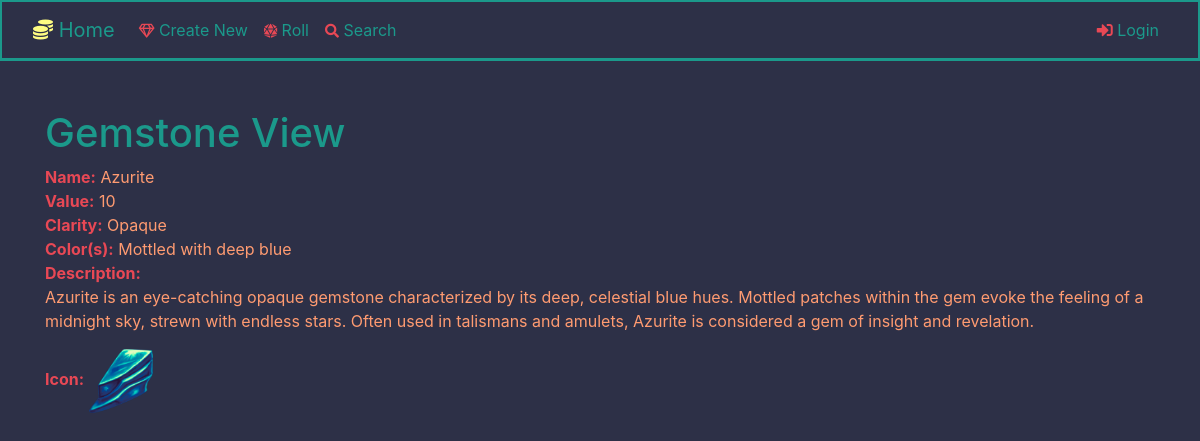
The page /treasure/gemstone/view/297/ on the database its author committed.
### treasure/models.py (models this page shows, shortened)
class Gemstone(models.Model):
    name             = models.CharField(max_length=128)
    value            = models.IntegerField(validators=[MinValueValidator(1), MaxValueValidator(1_000_000)])
    clarity          = models.ForeignKey(
        GemstoneClarity,
        related_name='gemstones',
        on_delete=models.SET_DEFAULT,
        default=1
    )
    color            = models.CharField(max_length=128, blank=True, verbose_name='Color(s)')
    description      = models.TextField(max_length=1024)
    icon             = models.ForeignKey(
        GemstoneIcon,
        related_name='gemstones',
        on_delete=models.SET_DEFAULT,
        default=1
    )
    objects = GemstoneManager()

class GemstoneClarity(models.Model):
    class Meta:
        verbose_name_plural = 'Gemstone clarities'
    name = models.CharField(max_length=128)
    def __str__(self):
        return self.name

class GemstoneIcon(models.Model):
    name             = models.CharField(max_length=128)
    image            = models.ImageField(
        upload_to='gemstone-icons',
        max_length=128,
        height_field='height',
        width_field='width'
    )
    width            = models.PositiveIntegerField()
    height           = models.PositiveIntegerField()
    file_hash        = models.CharField(max_length=32, unique=True)

### treasure/views.py (the view)
# urls.py: path("gemstone/view/<int:gemstone_id>/", views.gemstone_view, name="gemstone_view"),
def gemstone_view(request, gemstone_id):
    gemstone = get_object_or_404(models.Gemstone, pk=gemstone_id)
    return render(request, 'treasure/gemstone-view.html', {'gemstone': gemstone})

### treasure/templates/treasure/gemstone-view.html (shortened to what this page needs)
{% extends 'base.html' %}
{% load humanize %}
{% block content %}
    <h1>Gemstone View</h1>
        <div>
            <strong>Name:</strong> {{ gemstone.name|capfirst }}
        </div>
        <div>
            <strong>Value:</strong> {{ gemstone.value|intcomma }}
        </div>
        <div>
            <strong>Clarity:</strong> {{ gemstone.clarity|capfirst }}
        </div>
        <div>
            <strong>Color(s):</strong> {{ gemstone.color|capfirst }}
        </div>
        <div>
            <strong>Description:</strong>
            <p>
                {{ gemstone.description }}
            </p>
        </div>
        <div>
            <strong>Icon:</strong>
            <img src="{{ gemstone.icon.image.url }}" width="64" height="64" alt="{{ gemstone.name }} icon">
        </div>
        <br>
{% endblock %}

### templates/base.html (shortened to what this page needs)
<!DOCTYPE html>
<html lang="en-us">
<head>
    {% load static %}
    <link rel="stylesheet" href="https://stackpath.bootstrapcdn.com/bootstrap/4.5.2/css/bootstrap.min.css">
    <link rel="stylesheet" href="https://cdnjs.cloudflare.com/ajax/libs/font-awesome/5.15.1/css/all.min.css">
    <link rel="stylesheet" href="{% static 'css/landing.css' %}">
</head>
{% block body %}
    <body hx-headers='{"X-CSRFToken": "{{ csrf_token }}"}'>
    {% block navbar %}
        {% include 'navbar.html' %}
    {% endblock %}
    <div class="container">
        {% block content %}{% endblock %}
    </div>
</body>
{% endblock %}
</html>

### templates/navbar.html (shortened to what this page needs)
<div>
    <nav class="navbar navbar-expand-md custom-navbar mb-5">
        <div class="container-fluid">
            <a class="navbar-brand custom-navbar-brand {% if request.resolver_match.url_name == 'gemstone_index' %}custom-active{% endif %}" href="{% url 'treasure:gemstone_index' %}">
                <i class="fas fa-coins icon-yellow"></i> Home
            </a>
            <div class="collapse navbar-collapse" id="myNavbar">
                <ul class="navbar-nav mr-auto">
                    <li class="nav-item {% if request.resolver_match.url_name == 'gemstone_create' %}custom-active{% endif %}">
                        <a class="nav-link custom-nav-link" href="{% url 'treasure:gemstone_create' %}">
                            <i class="far fa-gem fa-sm icon-red"></i> Create New
                        </a>
                    </li>
                    <li class="nav-item {% if request.resolver_match.url_name == 'gemstone_roll' %}custom-active{% endif %}">
                        <a class="nav-link custom-nav-link" href="{% url 'treasure:gemstone_roll' %}">
                            <i class="fas fa-dice-d20 fa-sm icon-red"></i> Roll
                        </a>
                    </li>
                    <li class="nav-item {% if request.resolver_match.url_name == 'gemstone_search' %}custom-active{% endif %}">
                        <a class="nav-link custom-nav-link" href="{% url 'treasure:gemstone_search' %}">
                            <i class="fas fa-search fa-sm icon-red"></i> Search
                        </a>
                    </li>
                </ul>
                <ul class="navbar-nav ml-auto">
                    {% if user.is_authenticated %}
                        <li class="nav-item">
                            <a class="nav-link custom-nav-link" href="{% url 'logout' %}">
                                <i class="fas fa-sign-out-alt icon-red"></i> Logout, {{ user.username|capfirst }}
                            </a>
                        </li>
                    {% else %}
                        <li class="nav-item">
                            <a class="nav-link custom-nav-link" href="{% url 'login' %}">
                                <i class="fas fa-sign-in-alt icon-red"></i> Login
                            </a>
                        </li>
                    {% endif %}
                </ul>
            </div>
        </div>
    </nav>
</div>

### static/css/landing.css (style rules this page uses)
body { background-color: #2d3047; color: #ff9b71; }
h1, h2 { color: #1b998b; }
strong { color: #e84855; }
.custom-navbar { background-color: #2d3047; border: 2px solid #1b998b; border-bottom: 3px solid #1b998b; }
.custom-navbar-brand, .custom-nav-link { color: #1b998b; }
.icon-yellow { color: #fffd82; }
.icon-red { color: #e84855; }

### rows shown on the page
Gemstone: name "Azurite", value "10", clarity "Opaque", color "Mottled with deep blue", description "Azurite is an eye-catching opaque gemstone characterized by its deep, celestial blue hues. Mottled patches within the gem evoke the feeling of a midnight sky, strewn with endless stars. Often used in talismans and amulets, Azurite is considered a gem of insight and revelation.", icon.image (picture)
